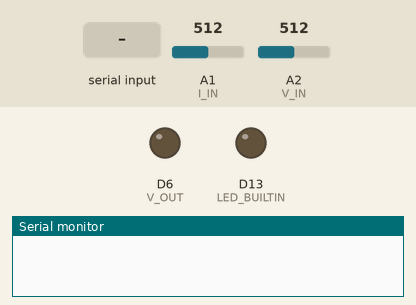
Recording of a sketch running on a simulated Arduino Uno R4 Minima. On the bench: output pins drawn as LEDs (lit = HIGH), the last lines printed to the serial monitor. Inputs (shaded band) come from the test bench; at power-on: A1 (I_IN) = 512, A2 (V_IN) = 512 (analog values on the 0–1023 scale).

Above: at 1.2 s.
1.3 s: "c\n" received over Serial
At 2.5 s:
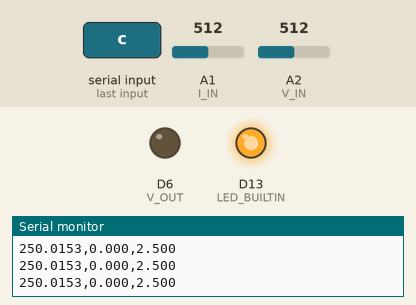
2.8 s: "f\n" received over Serial
At 3.9 s:
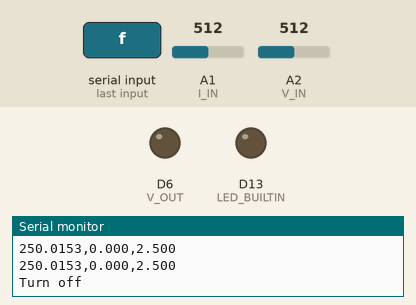
4.3 s: "v\n" received over Serial
At 5.5 s:
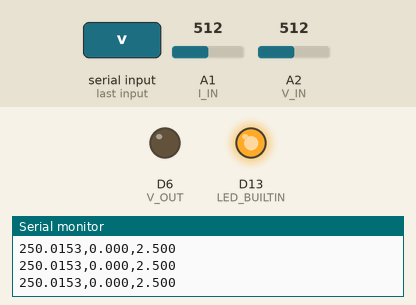
Timing chart, 0 to 7.3 s (numbered marks = the images above; inputs shaded):
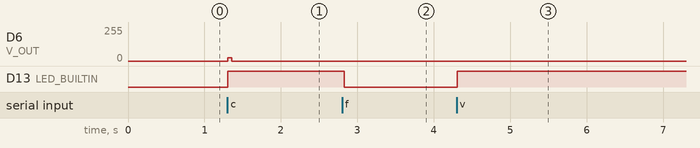

The sketch:

Electroplating_Serial_R4.ino
```cpp
#include <pwm.h>

// Pin for PWM voltage output
#define V_OUT 6
// Pin for current sensor input
#define I_IN A1
#define V_IN A2

#define STEP_MS 50

// the output voltage (V)
float outputVoltage = 0.5;
// the argument value from the serial command
float argumentValue = 0;
// the target current (mA) in current mode
float targetCurrent = 10;
// the target voltage (V) in voltage mode
float targetVoltage = 0.5;

// PID constants
float kp = 0.10;    // proportional gain
float ki = 0.10;   // integral gain
float kd = 0.001;  // derivative gain

// PID variables
float integral = 0;
float previousError = 0;
unsigned long previousTime = 0;

// the status of the system
bool active = false;
// the mode of the system
bool currentMode = false;

String command;
PwmOut pwm(V_OUT);

void setup()
{
	Serial.begin(9600);
	pinMode(V_OUT, OUTPUT);
	pinMode(LED_BUILTIN, OUTPUT);

	// Specific to Uno R4
	analogWriteResolution(12);
	analogReadResolution(14);

	pwm.begin(980.0f, 0.0f);
}

void resetPID()
{
	// Reset PID variables
	integral = 0;
	previousError = 0;
	previousTime = 0;
}

void loop()
{
	// save serial command
	command = "";
	while (Serial.available())
	{
		delay(3);
		if (Serial.available() > 0)
		{
			char c = Serial.read();
			if (c == '\n')
			{
				break;
			}
			else if (c != ' ')
			{
				command += c;
			}
			else // if it is space, we parse the next float
			{
				argumentValue = Serial.parseFloat();
			}
		}
	}

	// parse command
	if (command == "c")
	{
		// Hold Current Mode
		active = true;
		currentMode = true;
		targetCurrent = argumentValue;
		// Reset PID variables when switching to current mode
		resetPID();
		Serial.print("Hold Current, target = ");
		Serial.print(targetCurrent);
		Serial.println(" mA");
	}
	else if (command == "v")
	{
		// Constant Voltage Mode
		active = true;
		currentMode = false;
		outputVoltage = argumentValue;
		Serial.print("Hold Voltage, target = ");
		Serial.print(outputVoltage);
		Serial.println(" V");
	}
	else if (command == "r")
	{
		// Reset Output Voltage
		outputVoltage = 0.5;
		resetPID();
		Serial.println("Reset");
	}
	else if (command == "f")
	{
		// Turn off Output
		active = false;
		resetPID();
		Serial.println("Turn off");
		//analogWrite(V_OUT, 0);
		pwm.pulse_perc(0);
	}
  else if (command == "p")
  {
    kp = argumentValue;
  }
  else if (command == "i")
  {
    ki = argumentValue;
  }
  else if (command == "d")
  {
    kd = argumentValue;
  }

	// Update status LED
	digitalWrite(LED_BUILTIN, active);

	// skip the loop if not active
	if (!active)
	{
		return;
	}

	// output
	float output = (outputVoltage / 5.0) * 100.0;
	pwm.pulse_perc(output);
	//give it some time for the system to react
	delay(STEP_MS);

	// read current value
	int sensorValue = analogRead(I_IN);
	float current = 1000 * ( sensorValue / 16383.0 ) * 0.5;

  int voltageValue = analogRead(V_IN);
  float actualVoltage = (voltageValue / 16383.0 ) * 5.0;


	// adjust the voltage to hold current in current mode
	if (currentMode)
	{
		// PID controller implementation
		unsigned long currentTime = millis();
		float deltaTime = (currentTime - previousTime) / 1000.0; // Convert to seconds

		if (previousTime == 0) {
			deltaTime = STEP_MS / 1000.0; // Use STEP_MS for first iteration
		}

		float error = targetCurrent - current;

		// Proportional term
		float proportional = kp * error;

		// Integral term (with windup protection)
		integral += error * deltaTime;
		// Prevent integral windup by clamping
		integral = constrain(integral, -100.0, 100.0);
		float integralTerm = ki * integral;

		// Derivative term
		float derivative = 0;
		if (deltaTime > 0) {
			derivative = (error - previousError) / deltaTime;
		}
		float derivativeTerm = kd * derivative;

		// Calculate PID output
		float pidOutput = proportional + integralTerm + derivativeTerm;

		// Apply PID output to voltage
		outputVoltage += pidOutput;

		// Update previous values for next iteration
		previousError = error;
		previousTime = currentTime;

		// limit the output voltage to between 0 and 5V
		outputVoltage = constrain(outputVoltage, 0, 5);
	}

	Serial.print(current, 4);
	Serial.print(",");
	Serial.print(outputVoltage, 3);
	Serial.print(",");
  Serial.print(actualVoltage, 3);
  Serial.println();
}
```

Measured:
- after the input at 1.3 s, D6 (V_OUT): 0/255 → 25/255 at once, → 0/255 0.05 s later; D13 (LED_BUILTIN): LOW → HIGH at once
- after the input at 2.8 s, D13 (LED_BUILTIN): HIGH → LOW at once
- after the input at 4.3 s, D13 (LED_BUILTIN): LOW → HIGH at once
